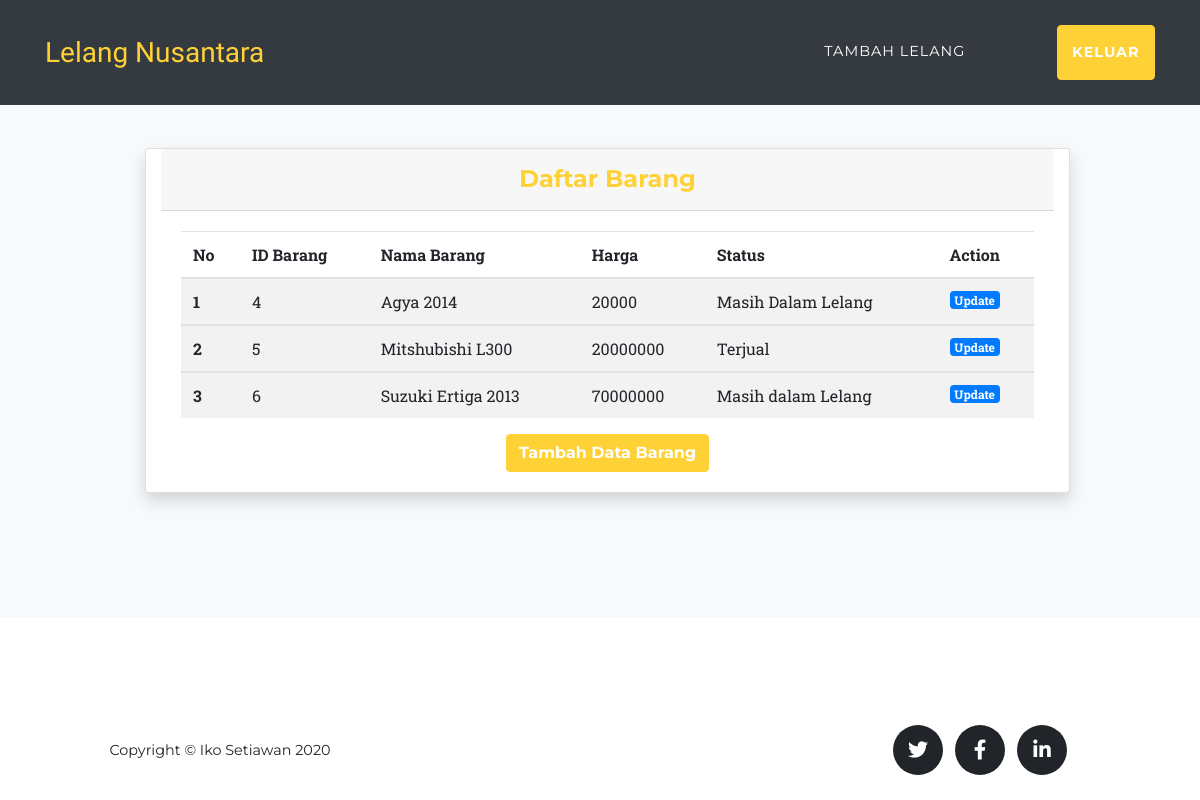
The app's page /index.php/penjual with its own data.
### tables this page shows
CREATE TABLE `tb_barang` (
  `id_barang` int(11) NOT NULL,
  `id_penjual` int(11) NOT NULL,
  `nama_penjual` varchar(128) NOT NULL,
  `nama_barang` varchar(64) NOT NULL,
  `harga` int(24) NOT NULL,
  `status` varchar(32) NOT NULL,
  `deskripsi` text NOT NULL
);

### index.php (called while the page is built, shortened)
<?php
require_once BASEPATH.'core/CodeIgniter.php';

### application/views/penjual/v_index.php (the view, shortened to what this page needs)
<nav class="navbar navbar-expand-lg navbar-dark fixed-top bg-dark" id="mainNav">
    <div class="container">
        <a class="navbar-brand js-scroll-trigger" href="#page-top">Lelang Nusantara</a>
        <div class="collapse navbar-collapse" id="navbarResponsive">
            <ul class="navbar-nav text-uppercase ml-auto">
                <li class="nav-item">
                    <a class="nav-link" href="<?= base_url() ?>penjual/tambahDataBarang"> Tambah Lelang </a>
                </li>
                <li class="nav-item mr-5">
                    <p class="nav-link "><?= $username ?> </p>
                </li>
                <li class="nav-item">
                    <a class="btn btn-primary font-weight-bold nav-link js-scroll-trigger" href="<?= base_url(); ?>login">Keluar</a>
                </li>
            </ul>
        </div>
    </div>
</nav>
<section class="bg-light page-section" id="portfolio">
    <div class="container">
        <div class="card shadow mb-4 col-sm-10" style="margin-left: 100px;">
            <div class="card-header py-3">
                <h4 class="m-0 font-weight-bold text-primary text-center">Daftar Barang </h4>
            </div>
            <div class="card-body">
                <table class="table table-striped">
                    <thead>
                        <tr>
                            <th scope="col">No</th>
                            <th scope="col">ID Barang</th>
                            <th scope="col">Nama Barang</th>
                            <th scope="col">Harga</th>
                            <th scope="col">Status</th>
                            <th scope="col"> Action</th>
                        </tr>
                    </thead>
                    <?php $no = 1;
                    foreach ($barang as $brg) : ?>
                        <tbody>
                            <tr>
                                <th scope="row"><?= $no; ?></th>
                                <td><?= $brg['id_barang']; ?></td>
                                <td><?= $brg['nama_barang']; ?></td>
                                <td><?= $brg['harga']; ?></td>
                                <td><?= $brg['status']; ?></td>
                                <td><a href="<?= base_url(); ?>penjual/updateBarang/<?= $brg['id_barang']; ?>" class="badge badge-primary ">Update</a></td>
                            </tr>
                        </tbody>
                    <?php $no++;
                    endforeach; ?>
                </table>
                <div class="text-center">
                    <a href="<?= base_url() ?>penjual/tambahDataBarang" class="btn btn-primary"> Tambah Data Barang </a>
                </div>
            </div>
        </div>
    </div>
</section>

### records on screen
tb_barang: id_barang "4", nama_barang "Agya 2014", harga "20000", status "Masih Dalam Lelang"
tb_barang: id_barang "5", nama_barang "Mitshubishi L300", harga "20000000", status "Terjual"
tb_barang: id_barang "6", nama_barang "Suzuki Ertiga 2013", harga "70000000", status "Masih dalam Lelang"
